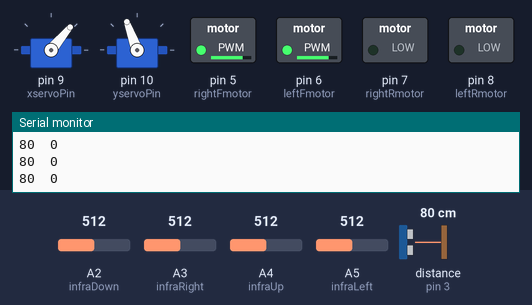
This sketch was run on a simulated Arduino Leonardo, built with avr-gcc and run on an emulated ATmega32U4. Shown: 2 × servo, switched loads named in the sketch (green lamp = pin HIGH), the last lines printed to the serial monitor. Wiring (inferred from the names in the program): ultrasonic range finder: trigger pin 3; echo pin 3. The inputs (shaded band) are chosen by the test bench; at power-on: distance to the obstacle (sensor on pin 3) 80 cm, A2 (infraDown) = 512, A3 (infraRight) = 512, A4 (infraUp) = 512, A5 (infraLeft) = 512. The echo pulse lasts 58.3 µs per cm.

Above: at 1.2 s.
1.3 s: distance to the obstacle (sensor on pin 3) set to 12 cm
2.8 s: distance to the obstacle (sensor on pin 3) set to 9 cm
At 5.2 s:
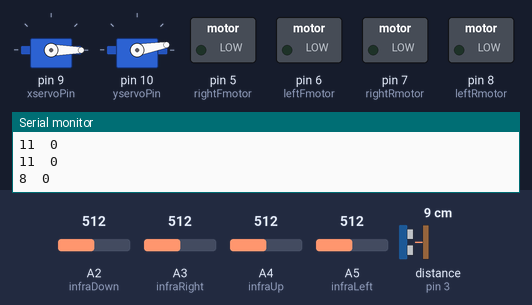
5.8 s: distance to the obstacle (sensor on pin 3) set to 18 cm
At 8.6 s:
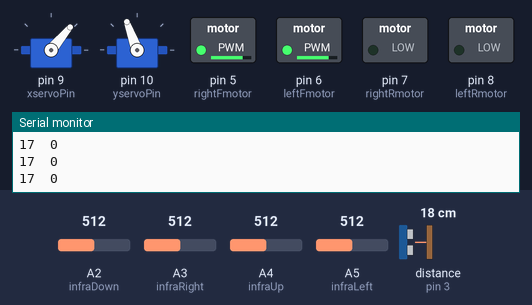
8.8 s: distance to the obstacle (sensor on pin 3) set to 2 cm
At 9.2 s:
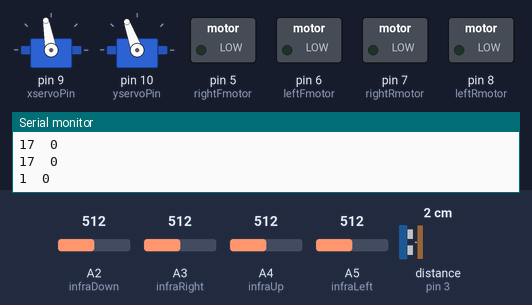
Timing chart, 0 to 12.8 s (numbered marks = the images above; inputs shaded):
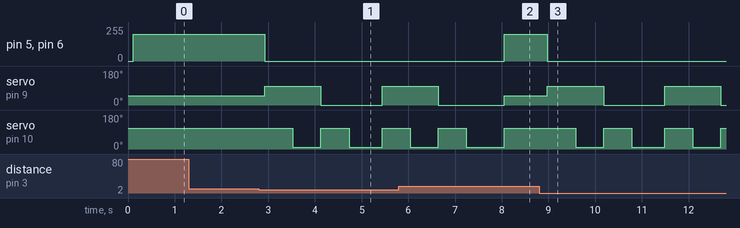

The sketch:

brawlProject.ino
```cpp
/* */

#include <Servo.h>

// Motor pins
#define leftFmotor 6
#define rightFmotor 5
#define leftRmotor 8
#define rightRmotor 7

// Servo pins
#define xservoPin 9
#define yservoPin 10

// Ultra Sensor pins
#define ultrasensorPin 3

// Compound Infra Sensor pins
#define infraLeds 11
#define infraUp A4
#define infraLeft A5
#define infraDown A2
#define infraRight A3

// Motor variables
int leftmotorSpeed = 200;
int rightmotorSpeed = 200;

// Servo variables
Servo xservo;
Servo yservo;
int xservoCenter=50;
int xservoLeft=100;
int xservoRight=0;
int yservoCenter=110;
int yservoUp=10;
int yservoDown=170;

//Check left variable
int leftultradistanceValue;
int leftcompounddistanceValue;
int yleftcompounddistanceValue;

//Check right variable
int rightultradistanceValue;
int rightcompounddistanceValue;
int yrightcompounddistanceValue;

void setup()
{
	Serial.begin(9600);
	for(int i=5; i <= 8; i++) {
		pinMode(i, OUTPUT);
	}
	xservo.attach(xservoPin);
	xservo.write(xservoCenter);
	yservo.attach(yservoPin);
	yservo.write(yservoCenter);
}

void getMoving() {
	if((ultraDistance() < 10) ||  (compoundDistance() > 300)) {
		stop();
		checkLeft();
		checkRight();
	}
	else {
		forward();
	}
}

void stop()
{
	digitalWrite(leftFmotor, LOW);
	digitalWrite(rightFmotor, LOW);
	digitalWrite(leftRmotor, LOW);
	digitalWrite(rightRmotor, LOW);
}

void forward()
{
	xservo.write(xservoCenter);
	yservo.write(yservoCenter);
	analogWrite(leftFmotor, leftmotorSpeed);
	analogWrite(rightFmotor, rightmotorSpeed);
	digitalWrite(leftRmotor, LOW);
	digitalWrite(rightRmotor, LOW);
}

void left()
{
	const int lturnCount=30;
        int lturn=((encoderCount()) + lturnCount);
        do {
                analogWrite(leftFmotor, leftmotorSpeed);
                analogWrite(rightFmotor, rightmotorSpeed);
                digitalWrite(leftRmotor, HIGH);
                digitalWrite(rightRmotor, LOW);
        }
        while((encoderCount()) < lturn);
}

void right()
{
	const int rturnCount=30;
        int rturn=((encoderCount()) + rturnCount);
        do {
                analogWrite(leftFmotor, leftmotorSpeed);
                analogWrite(rightFmotor, rightmotorSpeed);
                digitalWrite(leftRmotor, LOW);
                digitalWrite(rightRmotor, HIGH);
        }
        while((encoderCount()) < rturn);
}

void checkLeft()
{
	xservo.write(xservoLeft);
	yservo.write(yservoCenter);
	delay(500);
	leftultradistanceValue=ultraDistance();
	leftcompounddistanceValue=compoundDistance();
	yservo.write(yservoUp);
	delay(500);
	yleftcompounddistanceValue=compoundDistance();
}

void checkRight()
{
        xservo.write(xservoRight);
        yservo.write(yservoCenter);
        delay(500);
        rightultradistanceValue=ultraDistance();
        rightcompounddistanceValue=compoundDistance();
        yservo.write(yservoUp);
        delay(500);
        yrightcompounddistanceValue=compoundDistance();
}

int encoderCount()
{
    int sensorData1= 0;
    int sensorData0 = 0;
    int rawsensorData;
    int count;
    boolean movingForward;
    rawsensorData=analogRead(0);
    if(rawsensorData < 600 && (digitalRead(leftRmotor) == LOW || digitalRead(rightRmotor) == LOW)) {
    	    movingForward=true;
        	sensorData1 = 1;
    }
    else if(rawsensorData < 600 && digitalRead(leftRmotor) == HIGH && digitalRead(rightRmotor) == HIGH) {
            movingForward=false;
            sensorData1 = 1;
    }
    else {
                sensorData1 = 0;
    }

    if(sensorData1 != sensorData0 && movingForward == true) {
            count ++;
    }
    else if (sensorData1 != sensorData0 && movingForward == false) {
                count --;
    }
    sensorData0 = sensorData1;
    return count;
}

int ultraDistance()
{
        int ultrasensorDistance;
        unsigned long pulse =0;

        pinMode(ultrasensorPin, OUTPUT);
        digitalWrite(ultrasensorPin, LOW);
        delayMicroseconds(5);

        digitalWrite(ultrasensorPin, HIGH);
        delayMicroseconds(5);
        digitalWrite(ultrasensorPin, LOW);

        pinMode(ultrasensorPin, INPUT);
        pulse=pulseIn(ultrasensorPin, HIGH);
        pulse=pulse/2;
        ultrasensorDistance = int(pulse/29);
        return ultrasensorDistance;
}

int compoundDistance()
{
	int infraUpvalue;
	int infraLeftvalue;
	int infraDownvalue;
	int infraRightvalue;
	int compoundinfraDistance;
	digitalWrite(infraLeds, HIGH);
        delay(50);
        infraUpvalue=analogRead(infraUp);
        infraLeftvalue=analogRead(infraLeft);
        infraDownvalue=analogRead(infraDown);
        infraRightvalue=analogRead(infraRight);
        digitalWrite(infraLeds, LOW);
        delay(50);
        infraUpvalue=infraUpvalue - analogRead(infraUp);
        infraLeftvalue=infraLeftvalue - analogRead(infraLeft);
        infraDownvalue=infraDownvalue - analogRead(infraDown);
        infraRightvalue=infraRightvalue - analogRead(infraRight);
        compoundinfraDistance=(infraUpvalue + infraLeftvalue + infraDownvalue + infraRightvalue) / 4;
	return compoundinfraDistance;
}

void loop()
{

	getMoving();
	Serial.print(ultraDistance());
	Serial.print("\t");
	Serial.println(compoundDistance());
}
```

Measured:
- the behaviour switches between 11 and 10 cm on distance to the obstacle (sensor on pin 3) (found by bisection; images 0 and 1)
- after the input at 2.8 s, pin 5 (rightFmotor), pin 6 (leftFmotor): 200/255 → 0/255 after 0.13 s; servo on pin 9 (xservoPin): 50° → 100° after 0.13 s, → 0° 1.2 s later, → 100° 1.3 s later; servo on pin 10 (yservoPin): alternates 110° for 0.60 s and 10° for 0.65 s, starting after 0.73 s
- after the input at 5.8 s, pin 5 (rightFmotor), pin 6 (leftFmotor): 0/255 → 200/255 after 2.3 s
- after the input at 8.8 s, pin 5 (rightFmotor), pin 6 (leftFmotor): 200/255 → 0/255 after 0.18 s; servo on pin 9 (xservoPin): alternates 100° for 1.2 s and 0° for 1.3 s, starting after 0.18 s; servo on pin 10 (yservoPin): alternates 110° for 0.60 s and 10° for 0.60 s, starting after 0.78 s
